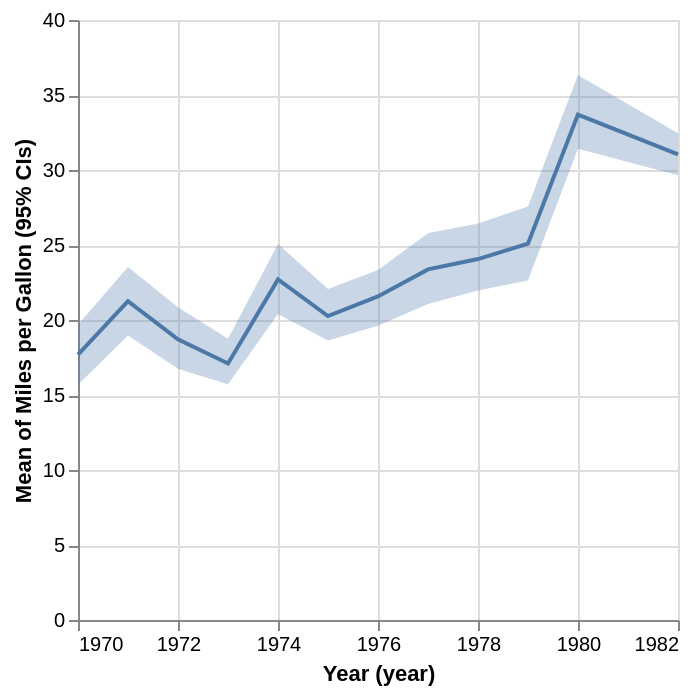

Vega-Lite specification stored for this chart:
### Vega-Lite specification from a JSON file in a GitHub repository (floating-point values rounded to 4 significant figures; data arrays with more than 128 entries replaced by an {"elided": "..."} marker saying what was removed)
{"$schema": "https://vega.github.io/schema/vega-lite/v4.json", "data": {"values": {"elided": "406 records"}}, "encoding": {"x": {"field": "Year", "timeUnit": "year"}}, "layer": [{"mark": {"type": "errorband", "extent": "ci"}, "encoding": {"y": {"field": "Miles_per_Gallon", "type": "quantitative", "title": "Mean of Miles per Gallon (95% CIs)"}}}, {"mark": "line", "encoding": {"y": {"aggregate": "mean", "field": "Miles_per_Gallon"}}}]}
